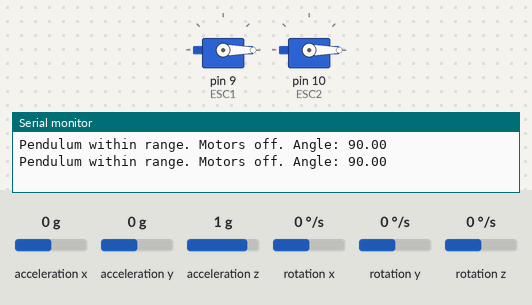
Bench run of a sketch on a simulated Arduino Uno, built with avr-gcc and run on an emulated ATmega328P. Shown: 2 × servo, the last lines printed to the serial monitor. The inputs (shaded band) are chosen by the test bench; at power-on: acceleration y 0 g, acceleration x 0 g, acceleration z 1 g, rotation x 0 °/s, rotation y 0 °/s, rotation z 0 °/s.

Above: at 3.2 s.
3.3 s: acceleration y set to -1.4 g
At 4.8 s:
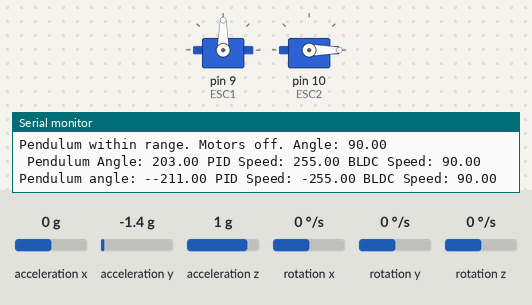
5.9 s: acceleration y set to 0.8 g
At 8.6 s:
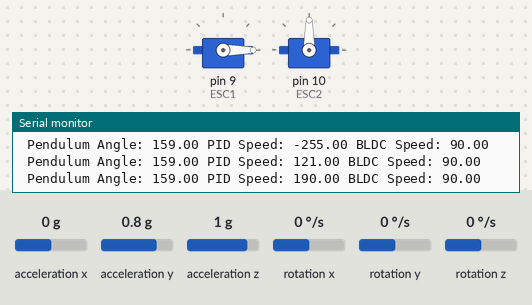
8.9 s: acceleration y set to -0.8 g
At 10.4 s:
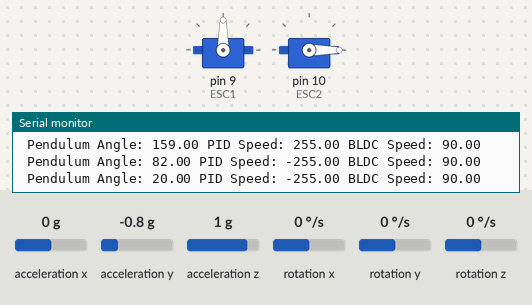
10.7 s: acceleration y set to 0 g
At 12.8 s:
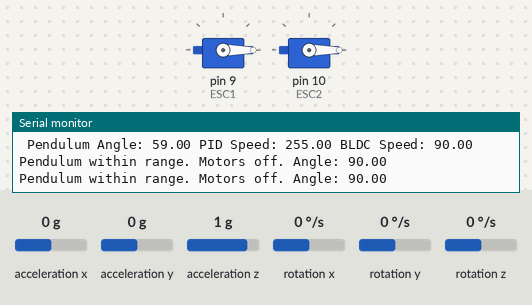
Timing chart, 0 to 14.1 s (numbered marks = the images above; inputs shaded):
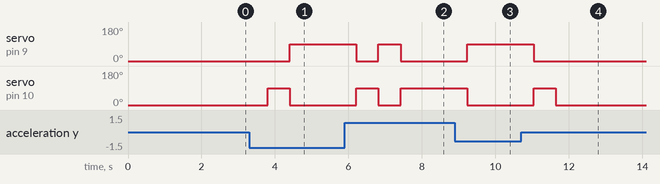

Measured:
- after the input at 3.3 s, servo on pin 9 (ESC1): 0° → 90° after 1.1 s; servo on pin 10 (ESC2): 0° → 90° after 0.50 s, → 0° 0.60 s later
- after the input at 5.9 s, servo on pin 9 (ESC1): 90° → 0° after 0.31 s, → 90° 0.60 s later, → 0° 0.60 s later; servo on pin 10 (ESC2): 0° → 90° after 0.31 s, → 0° 0.60 s later, → 90° 0.60 s later
- after the input at 8.9 s, servo on pin 9 (ESC1): 0° → 90° after 0.33 s; servo on pin 10 (ESC2): 90° → 0° after 0.33 s
- after the input at 10.7 s, servo on pin 9 (ESC1): 90° → 0° after 0.34 s; servo on pin 10 (ESC2): 0° → 90° after 0.34 s, → 0° 0.60 s later

The sketch:

ProjectBLDC_KalmanFilter.ino
```cpp
#include <PID_v1_bc.h>
#include <Wire.h>
#include "MPU6050.h"
#include <Servo.h>
#include <math.h> // Include this for fabs()

// PID Parameters
double Kp = 2, Ki = 10, Kd = 2;
double PendulumAngle, MotorSpeed, DesiredAngle = 90;
PID ReactionPID(&PendulumAngle, &MotorSpeed, &DesiredAngle, Kp, Ki, Kd, REVERSE);

// BLDC Motors
Servo ESC1, ESC2;
float bldcSpeed;

// IMU Sensor (MPU6050)
MPU6050 mpu;
int16_t ax, ay, az, gx, gy, gz;

// Averaging length
int sampAverage = 150;

struct MyData {
  byte X;
  byte Y;
  byte Z;
};

MyData data;

void setup() {
    // Initialize PID
    ReactionPID.SetMode(AUTOMATIC);
    ReactionPID.SetOutputLimits(-255, 255);

    // Initialize BLDC motors
    ESC1.attach(9, 1000, 2000);
    ESC2.attach(10, 1000, 2000);

    // Initialize Serial and IMU
    Serial.begin(9600);
    Wire.begin();
    mpu.initialize();

    ESC1.write(0);
    ESC2.write(0);


    delay(2000);
}

void loop() {
    // Read IMU data
    int total = 0;
    for (int i = 0; i < sampAverage; i++) {
        mpu.getMotion6(&ax, &ay, &az, &gx, &gy, &gz);
        data.Y = map(ay, -17000, 17000, 0, 180);
        total = total + data.Y;
    }
    // Calculate Pendulum Angle (using accelerometer data)
    PendulumAngle = total / sampAverage; // Using the average value for pendulum angle

    // Check if the pendulum angle is in the range to turn off motors
    if (PendulumAngle >= 87 && PendulumAngle <= 93) {
        // Turn off the motors
        ESC1.write(0);
        ESC2.write(0);

        // Print debug information
        Serial.print("Pendulum within range. Motors off. Angle: ");
        Serial.println(PendulumAngle);

        delay(5); // Allow some responsiveness
        return; // Exit the loop early to skip PID control and motor updates
    }

    // Compute PID output
    ReactionPID.Compute();

    // Map PID output to BLDC speed
    bldcSpeed = map(MotorSpeed, -255, 255, 90, 90);

    // Control motors based on sign of MotorSpeed
    if (MotorSpeed < 0) {
        ESC1.write(fabs(bldcSpeed)); // Use fabs() instead of abs()
        ESC2.write(0);  // Stop the other motor
    } else {
        ESC2.write(fabs(bldcSpeed)); // Use fabs() instead of abs()
        ESC1.write(0);  // Stop the other motor
    }
    // Print the Pendulum Angle
    if (PendulumAngle < 0) {
        Serial.print("Pendulum angle: -");
        Serial.print(PendulumAngle);
    } else {
        Serial.print(" Pendulum Angle: ");
        Serial.print(PendulumAngle);
    }
    // Print debug information
    Serial.print(" PID Speed: ");
    Serial.print(MotorSpeed);
    Serial.print(" BLDC Speed: ");
    Serial.println(bldcSpeed);

    // Non-blocking delay for smooth loop execution
    delay(5); // Adjust for responsiveness
}
```
